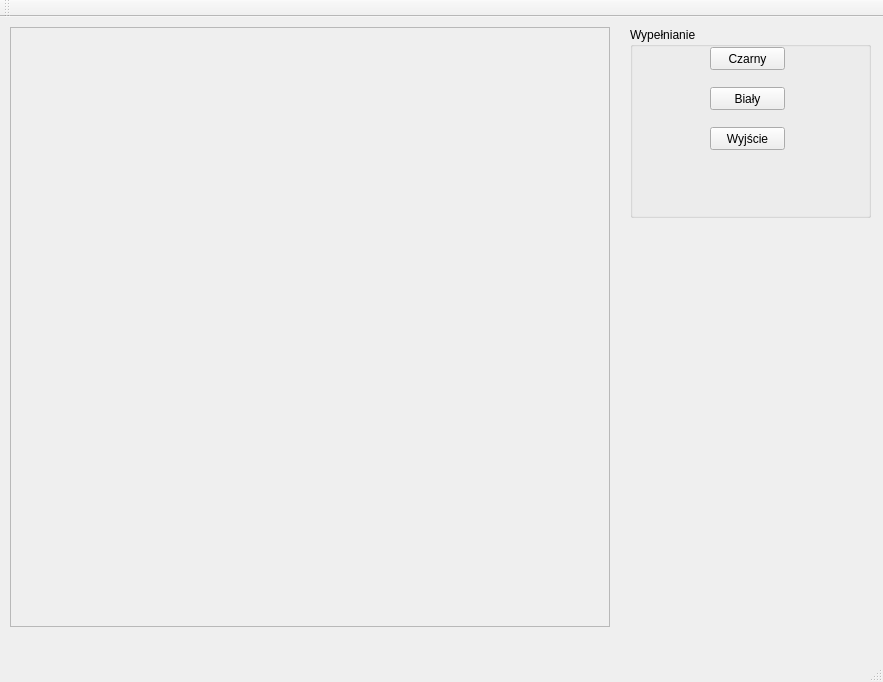
<?xml version="1.0" encoding="UTF-8"?>
<ui version="4.0">
 <class>MyWindow</class>
 <widget class="QMainWindow" name="MyWindow">
  <property name="geometry">
   <rect>
    <x>0</x>
    <y>0</y>
    <width>883</width>
    <height>682</height>
   </rect>
  </property>
  <property name="windowTitle">
   <string>MyWindow</string>
  </property>
  <widget class="QWidget" name="centralWidget">
   <widget class="QFrame" name="rysujFrame">
    <property name="geometry">
     <rect>
      <x>10</x>
      <y>10</y>
      <width>600</width>
      <height>600</height>
     </rect>
    </property>
    <property name="frameShape">
     <enum>QFrame::StyledPanel</enum>
    </property>
    <property name="frameShadow">
     <enum>QFrame::Raised</enum>
    </property>
   </widget>
   <widget class="QGroupBox" name="groupBox">
    <property name="geometry">
     <rect>
      <x>630</x>
      <y>10</y>
      <width>241</width>
      <height>191</height>
     </rect>
    </property>
    <property name="title">
     <string>Wypełnianie</string>
    </property>
    <widget class="QPushButton" name="draw1Button">
     <property name="geometry">
      <rect>
       <x>80</x>
       <y>20</y>
       <width>75</width>
       <height>23</height>
      </rect>
     </property>
     <property name="text">
      <string>Czarny</string>
     </property>
    </widget>
    <widget class="QPushButton" name="draw2Button">
     <property name="geometry">
      <rect>
       <x>80</x>
       <y>60</y>
       <width>75</width>
       <height>23</height>
      </rect>
     </property>
     <property name="text">
      <string>Biały</string>
     </property>
    </widget>
    <widget class="QPushButton" name="exitButton">
     <property name="geometry">
      <rect>
       <x>80</x>
       <y>100</y>
       <width>75</width>
       <height>23</height>
      </rect>
     </property>
     <property name="text">
      <string>Wyjście</string>
     </property>
    </widget>
   </widget>
  </widget>
  <widget class="QMenuBar" name="menuBar">
   <property name="geometry">
    <rect>
     <x>0</x>
     <y>0</y>
     <width>883</width>
     <height>20</height>
    </rect>
   </property>
  </widget>
  <widget class="QToolBar" name="mainToolBar">
   <attribute name="toolBarArea">
    <enum>TopToolBarArea</enum>
   </attribute>
   <attribute name="toolBarBreak">
    <bool>false</bool>
   </attribute>
  </widget>
  <widget class="QStatusBar" name="statusBar"/>
 </widget>
 <layoutdefault spacing="6" margin="11"/>
 <resources/>
 <connections/>
</ui>
